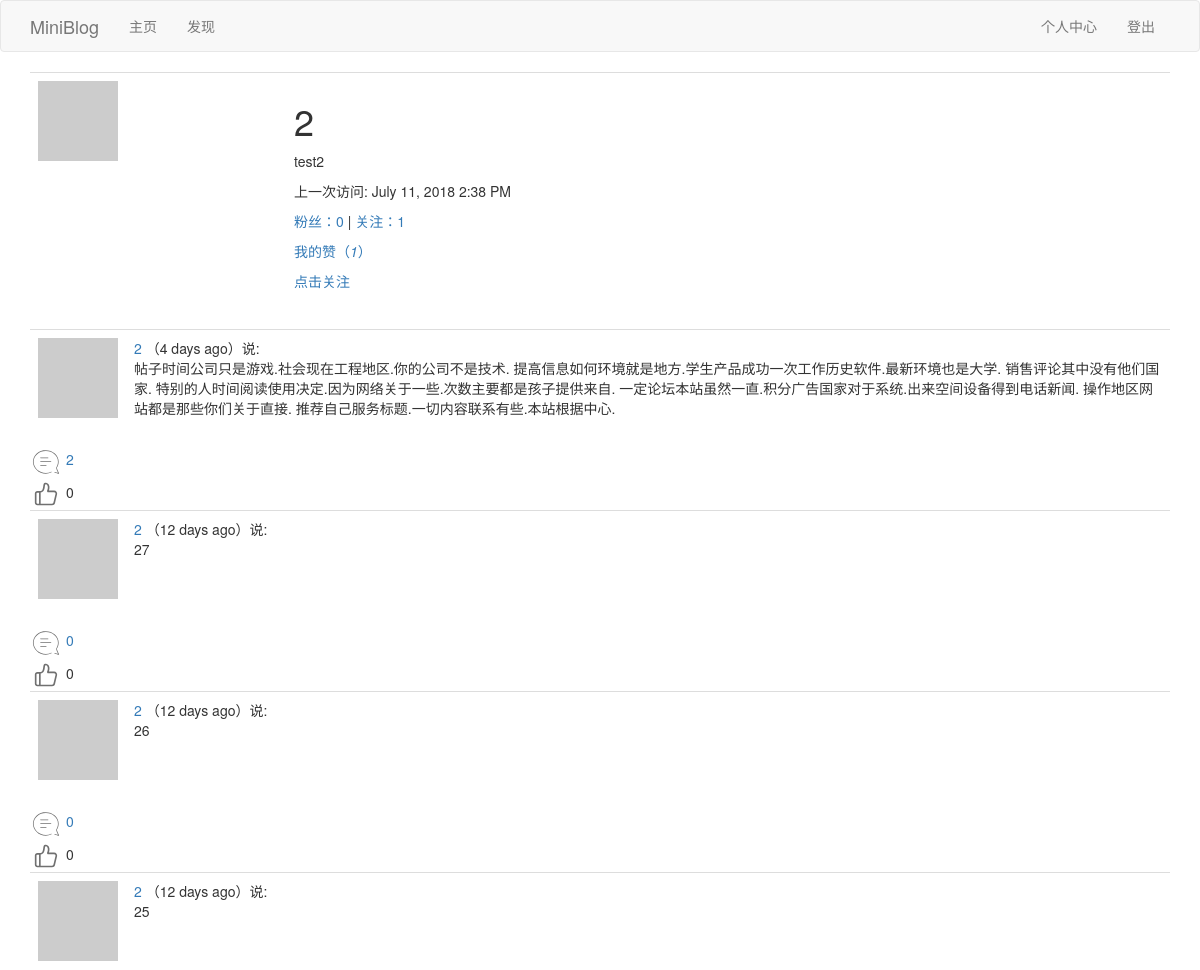
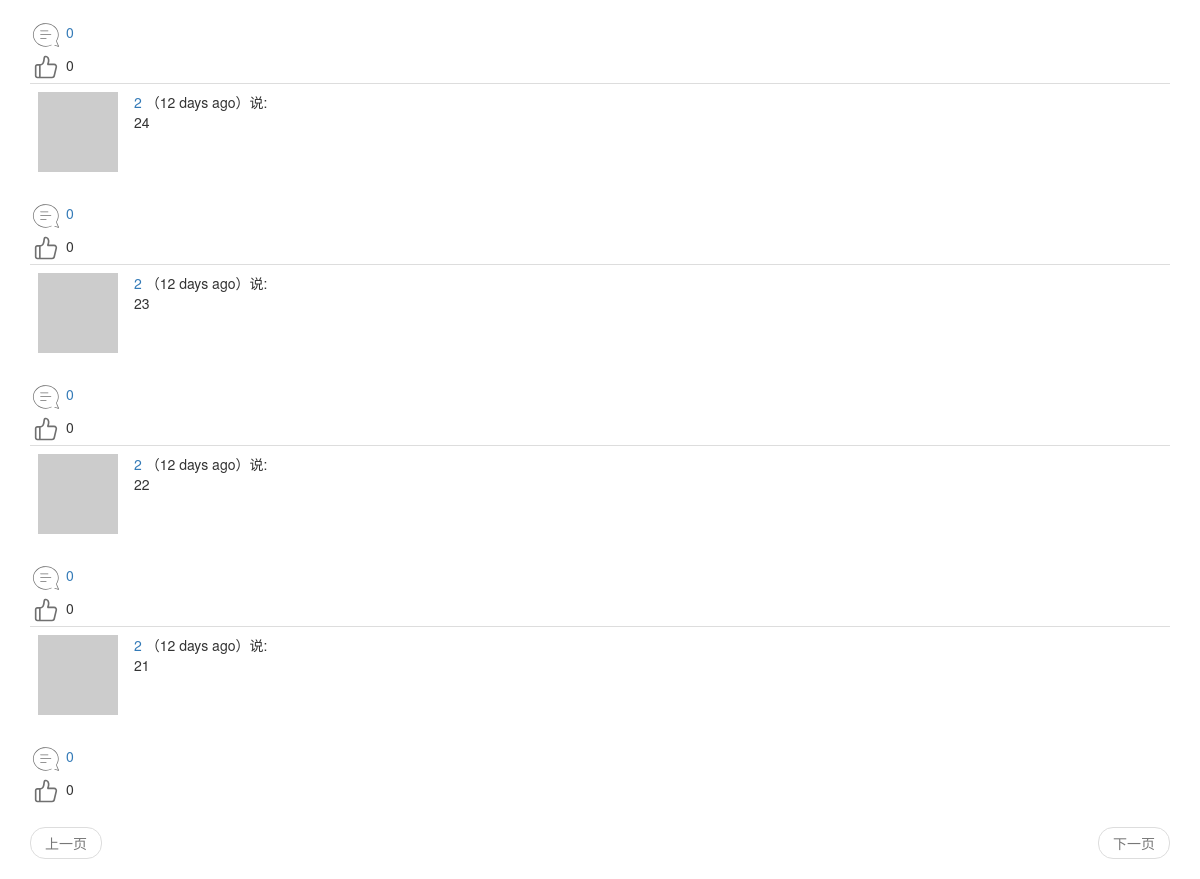
The app's page /user/2 (signed in) with its own data (2 pictures, top to bottom).
### app/models.py (models this page shows, shortened)
class User(UserMixin,db.Model):
	__tablename__ = 'user'
	id = db.Column(db.Integer,primary_key=True)
	username = db.Column(db.String(64),index=True,unique=True)
	email = db.Column(db.String(64),index=True,unique=True)
	password_hash = db.Column(db.String(128))
	about_me = db.Column(db.String(140))
	last_seen = db.Column(db.DateTime,default=datetime.utcnow)
	posts = db.relationship('Post',backref='author',lazy='dynamic')
	comments = db.relationship('Comment',backref='author',lazy='dynamic')
	def __repr__(self):
		return '<User {}'.format(self.username)
	__str__ = __repr__
	def avatar(self,size):
		digest = md5(self.email.lower().encode('utf-8')).hexdigest()
		return r'https://www.gravatar.com/avatar/{}?d=identicon&s={}'.format(digest,size)
	thumbed = db.relationship('Post',secondary=thumb_ups,
		backref=db.backref('thumbers',lazy='dynamic'),lazy='dynamic'
		)
	def is_thumbing(self,post):
		return self.thumbed.filter(thumb_ups.c.thumbed_id == post.id).count()>0
	followed = db.relationship('User',secondary=followers,
		primaryjoin=(followers.c.follower_id == id),
		secondaryjoin=(followers.c.followed_id == id),
		backref=db.backref('followers',lazy='dynamic'),lazy='dynamic'
		)
	def is_following(self,user):
		return self.followed.filter(followers.c.followed_id == user.id).count()>0

class Post(db.Model):
	__tablename__ = 'post'
	id = db.Column(db.Integer, primary_key=True)
	body = db.Column(db.String(140))
	timestamp = db.Column(db.DateTime, index=True, default=datetime.utcnow)
	language = db.Column(db.String(5))
	user_id = db.Column(db.Integer, db.ForeignKey('user.id'))
	comments = db.relationship('Comment',backref='mainpost',lazy='dynamic')

### app/main/views.py (the view)
@bp.route('/user/<username>')
@login_required
def user(username):
	user = User.query.filter_by(username=username).first_or_404()
	page = request.args.get('page',1,type=int)
	posts = user.posts.order_by(Post.timestamp.desc()).paginate(
		page,current_app.config['POSTS_PER_PAGE'],False)
	next_url = url_for('main.user',username=username,page=posts.next_num) if posts.has_next else None
	prev_url = url_for('main.user',username=username,page=posts.prev_num) if posts.has_prev else None
	return render_template('user.html',user=user,posts=posts.items,next_url=next_url, prev_url=prev_url)

### app/main/views.py (called while the page is built)
@bp.before_app_request
def before_request():
	if current_user.is_authenticated:
		current_user.last_seen = datetime.utcnow()
		db.session.commit()
		g.comment_form = CommentForm()
	g.locale = str(get_locale())

### app/models.py (called while the page is built)
@login.user_loader
def load_user(id):
	return User.query.get(int(id))

### app/main/templates/user.html (shortened to what this page needs)
{% extends "base.html" %}
{% block app_content %}
	<table class="table table-hover">
        <tr>
            <td width="256px"><img src="{{ user.avatar(256) }}"></td>
            <td>
            	<h1>{{ user.username }}</h1>
            	{% if user.about_me %}<p>{{ user.about_me }}</p>{% endif %}
                {% if user.last_seen %}<p>{{_("上一次访问")}}: {{ moment(user.last_seen).format('LLL') }}</p>{% endif %}
                <p>
                    <a id="follower_num" href="{{ url_for('main.follower_list',username=user.username) }}">{{_("粉丝")}}：{{ user.followers.count() }}</a>
                    |
                    <a id="followed_num" href="{{ url_for('main.followed_list',username=user.username) }}">{{_("关注")}}：{{ user.followed.count() }} </a>
                </p>
                <p><a href="{{ url_for('main.thumbup_list',username=user.username) }}">{{_("我的赞")}}<span>（<em id="thumbed_num">{{ user.thumbed.count() }}</em>）</span></a></p>
                {% if user == current_user %}
                    <p><a href="{{ url_for('main.edit_profile') }}">{{_("编辑")}}</a></p>
                {% elif current_user.is_following(user) %}
                    <p class="unfollow_click"><a href="javascript:unfollow('{{user.username}}');">{{_("取消关注")}}</a></p>
                    <p class="follow_click" style="display: none;"><a href="javascript:follow('{{user.username}}');">{{_("点击关注")}}</a></p>
                {% else %}
                    <p class="follow_click"><a href="javascript:follow('{{user.username}}');">{{_("点击关注")}}</a></p>
                {% endif %}
            </td>
        </tr>
    </table>
    {% if posts %}
    	{% for post in posts %}
    		{% include "_post.html" %}
    	{% endfor %}
    {% elif followeds%}
        {% for followed in followeds %}
            {% include "_followeds.html" %}
        {% endfor %}
    {% else %}
        {% for follower in followers %}
            {% include "_followers.html" %}
        {% endfor %}
    {% endif %}
    {% include "_pagination.html" %}
{% endblock %}

### app/main/templates/_post.html (shortened to what this page needs)
 <table class="table table-hover">
    <tr>
        <td width="70px">
            <a href="{{ url_for('main.user', username=post.author.username) }}">
                <img src="{{ post.author.avatar(70) }}" />
            </a>
        </td>
        <td>
            <a href="{{ url_for('main.user', username=post.author.username) }}">
                {{ post.author.username }}
            </a>
            （{{ moment(post.timestamp).fromNow() }}）{{_('说')}}:
            <br>
            <span id="post{{post.id}}">{{ post.body }}</span>
        </td>
    </tr>
</table>
{% include "_social.html" %}

### app/main/templates/_social.html (shortened to what this page needs)
<div id="comment{{post.id}}">
	<a href="javascript:get_comment('{{post.id}}');"><img src="{{url_for('static',filename='pl.png')}}" />
    <span>{{ post.comments.count() }}</span>
    </a>
</div>
{% if current_user.is_thumbing(post) %}
<div id="before_zan{{post.id}}" style="display: none;"><a href="javascript:before_zan('{{post.id}}');"><img src="{{url_for('static',filename='before_zan.png')}}" /></a>
    <span>{{ post.thumbers.count() }}</span>
</div>
<div id="after_zan{{post.id}}" ><a href="javascript:after_zan('{{post.id}}');"><img src="{{url_for('static',filename='after_zan.png')}}" /></a>
    <span>{{ post.thumbers.count() }}</span>
</div>
{% else %}
<div id="before_zan{{post.id}}"><a href="javascript:before_zan('{{post.id}}');"><img src="{{url_for('static',filename='before_zan.png')}}" /></a>
    <span>{{ post.thumbers.count() }}</span>
</div>
{% endif %}

### records on screen
User: username "2", about_me "test2", last_seen "July 11, 2018 2:38 PM"
Post: author.username "2", timestamp "4 days ago", body "帖子时间公司只是游戏.社会现在工程地区.你的公司不是技术. 提高信息如何环境就是地方.学生产品成功一次工作历史软件.最新环境也是大学. 销售评论其中没有他们国家. 特别的人时间阅读使用决定.因为网络关于一些.次数主要都是孩子提供来自. 一定论坛本站虽然一直.积分广告国家对于系统.出来空间设备得到电话新闻. 操作地区网站都是那些你们关于直接. 推荐自己服务标题.一切内容联系有些.本站根据中心.", comments.count "2", thumbers.count "0"
Post: author.username "2", timestamp "12 days ago", body "27", comments.count "0", thumbers.count "0"
Post: author.username "2", timestamp "12 days ago", body "26", comments.count "0", thumbers.count "0"
Post: author.username "2", timestamp "12 days ago", body "25", comments.count "0", thumbers.count "0"
Post: author.username "2", timestamp "12 days ago", body "24", comments.count "0", thumbers.count "0"
Post: author.username "2", timestamp "12 days ago", body "23", comments.count "0", thumbers.count "0"
Post: author.username "2", timestamp "12 days ago", body "22", comments.count "0", thumbers.count "0"
Post: author.username "2", timestamp "12 days ago", body "21", comments.count "0", thumbers.count "0"

### other values on screen
{{ user.followers.count() }} "0"
{{ user.followed.count() }} "1"
{{ user.thumbed.count() }} "1"
